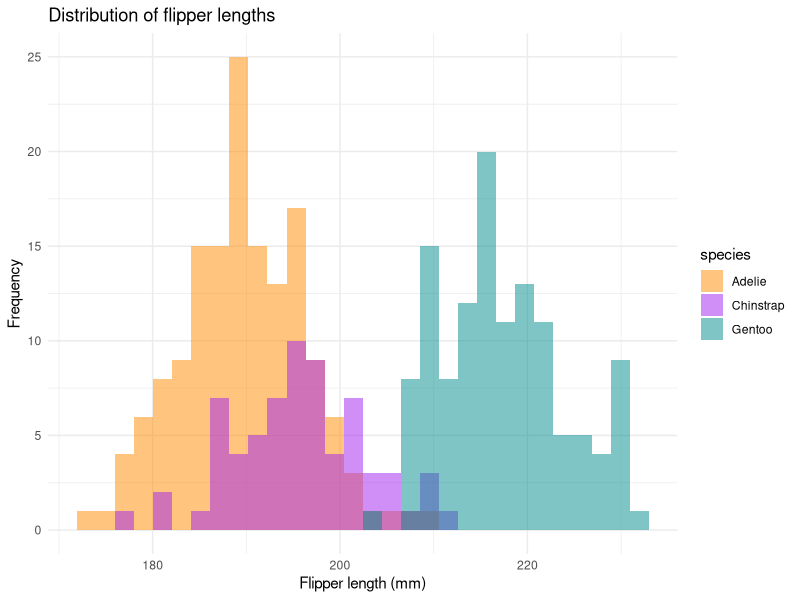
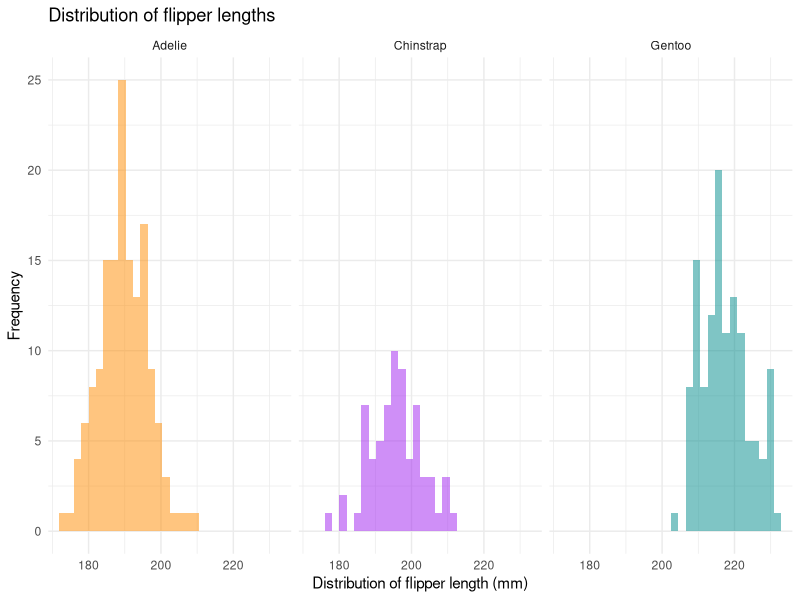
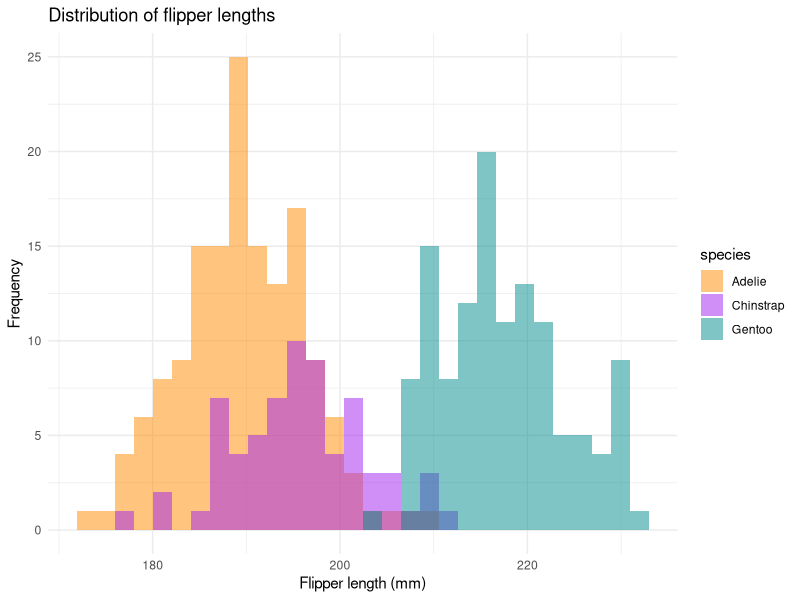
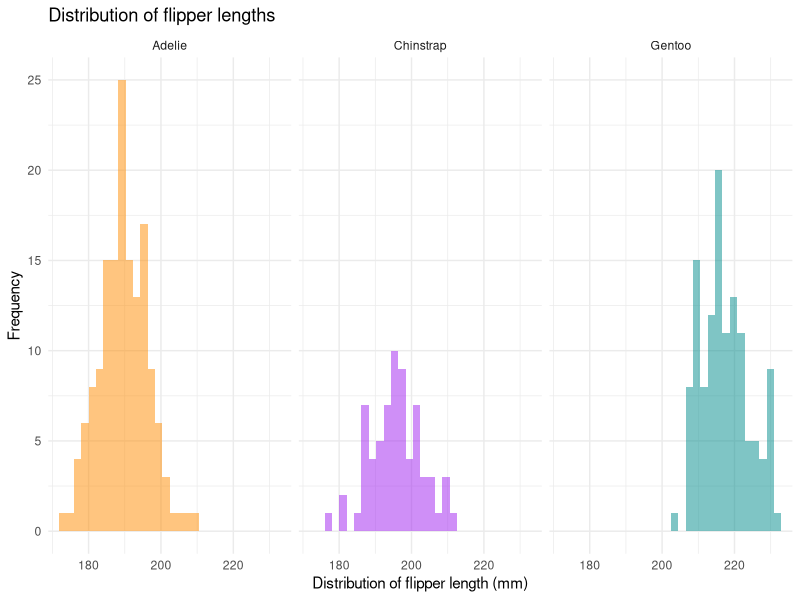
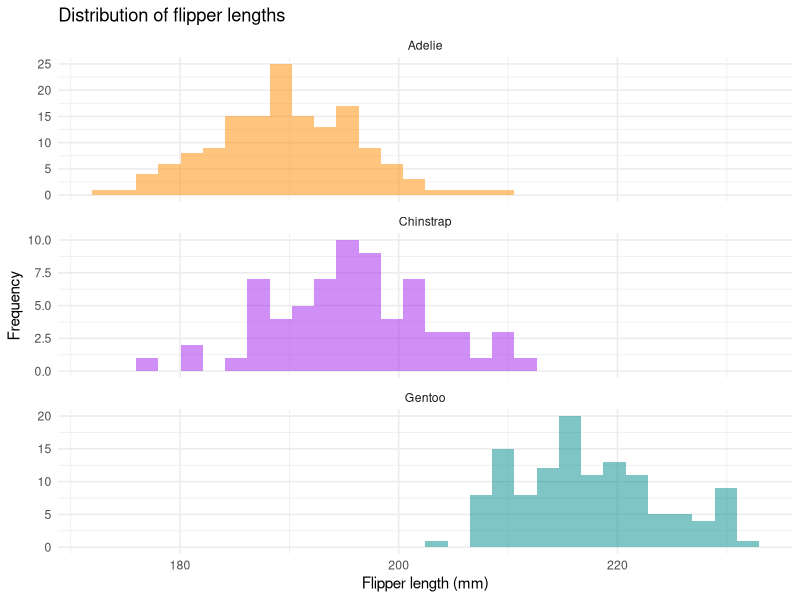
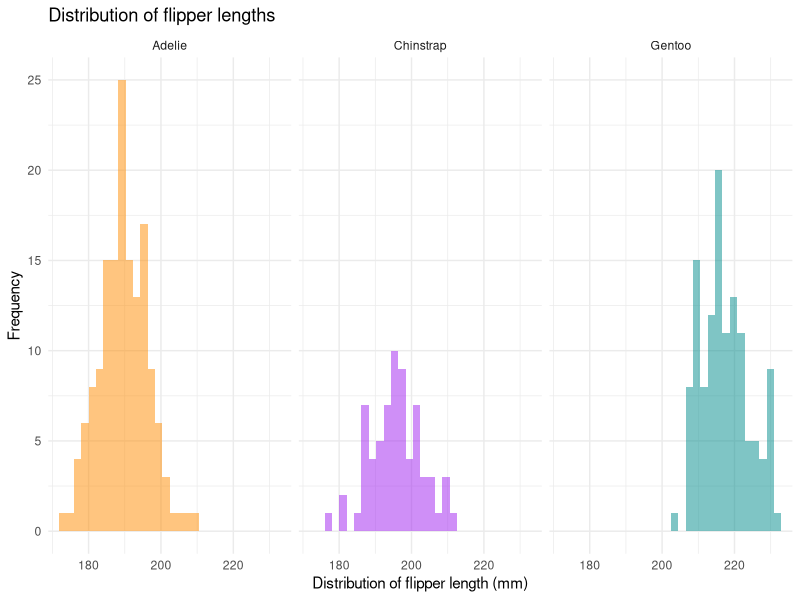
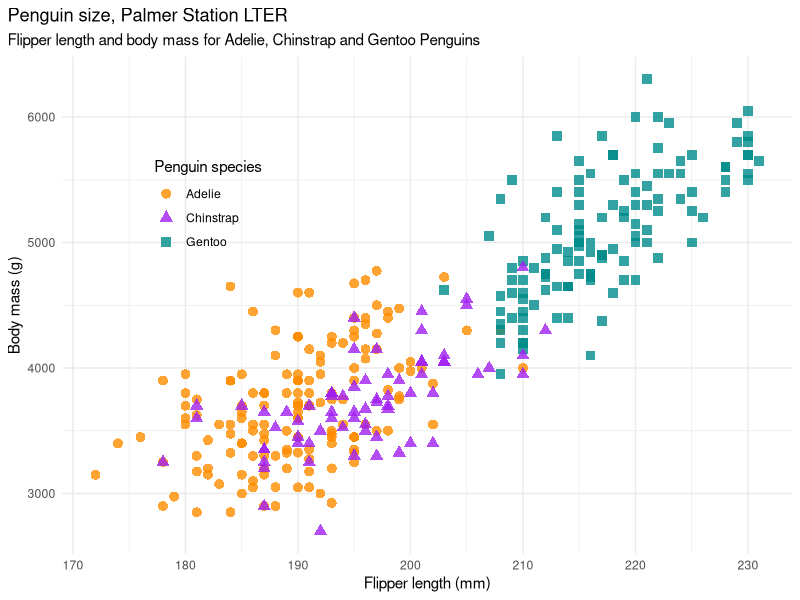
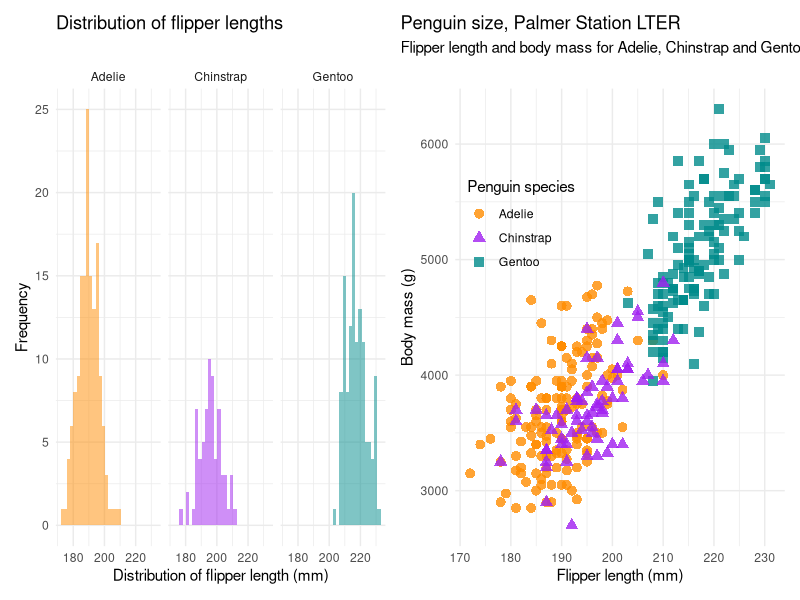

These figures' R source, in order:
## ---- chunk 1
knitr::opts_chunk$set(
	message = FALSE,
	warning = FALSE
)
options(htmltools.preserve.raw = FALSE)
library(tidyverse)
## ---- chunk 2
library(palmerpenguins)

flipper_hist_1 <- 
ggplot(data = penguins, aes(x = flipper_length_mm)) +
  geom_histogram(aes(fill = species), 
                 alpha = 0.5, 
                 position = "identity") +
  scale_fill_manual(values = c("darkorange","purple","cyan4")) +
  labs(x = "Flipper length (mm)",
       y = "Frequency",
       title = "Distribution of flipper lengths")+
  theme_minimal()


flipper_hist_2 <- ggplot(data = penguins, aes(x = flipper_length_mm)) +
  facet_wrap(~species)+
  geom_histogram(aes(fill = species), 
                 alpha = 0.5, 
                 position = "identity") +
  scale_fill_manual(values = c("darkorange","purple","cyan4")) +
  labs(x = "Distribution of flipper length (mm)",
       y = "Frequency",
       title = "Distribution of flipper lengths")+
  theme_minimal()+
  theme(legend.position = "none")
## ---- chunk 3
flipper_hist_1
## ---- chunk 4
flipper_hist_2
## ---- chunk 5
flipper_hist_1
## ---- chunk 6
flipper_hist_2
## ---- chunk 7
flipper_hist_3 <- ggplot(data = penguins, 
       aes(x = flipper_length_mm)) +
  geom_histogram(aes(fill = species), 
                 alpha = 0.5, 
                 position = "identity") + 
  scale_fill_manual(values = 
          c("darkorange","purple","cyan4")) +
  labs(x = "Flipper length (mm)",
       y = "Frequency",
       title = "Distribution of flipper lengths")+
  theme_minimal()+
  facet_wrap(~species, nrow=3, scales="free_y")+
  theme(legend.position = "none")
## ---- chunk 8
flipper_hist_3
## ---- chunk 9
flipper_hist_2
## ---- chunk 10
mass_flipper <- ggplot(data = penguins, 
                       aes(x = flipper_length_mm,
                           y = body_mass_g)) +
  geom_point(aes(color = species, 
                 shape = species),
             size = 3,
             alpha = 0.8) +
  scale_color_manual(values = c("darkorange","purple","cyan4")) +
  labs(title = "Penguin size, Palmer Station LTER",
       subtitle = "Flipper length and body mass for Adelie, Chinstrap and Gentoo Penguins",
       x = "Flipper length (mm)",
       y = "Body mass (g)",
       color = "Penguin species",
       shape = "Penguin species") +
  theme_minimal()+
  theme(legend.position = c(0.2, 0.7),
        plot.title.position = "plot",
        plot.caption = element_text(hjust = 0, face= "italic"),
        plot.caption.position = "plot")
## ---- chunk 11
mass_flipper
## ---- chunk 12
library(patchwork)
combined_plot_1 <- flipper_hist_2 + mass_flipper
## ---- chunk 13
combined_plot_1
## ---- chunk 14
p1 <- ggplot(mtcars) + 
  geom_point(aes(mpg, disp)) + 
  ggtitle('Plot 1')

p2 <- ggplot(mtcars) + 
  geom_boxplot(aes(gear, disp, group = gear)) + 
  ggtitle('Plot 2')

p3 <- ggplot(mtcars) + 
  geom_point(aes(hp, wt, colour = mpg)) + 
  ggtitle('Plot 3')

p4 <- ggplot(mtcars) + 
  geom_bar(aes(gear)) + 
  facet_wrap(~cyl) + 
  ggtitle('Plot 4')

p1a <- ggplot(mtcars) + 
  geom_point(aes(mpg, disp, colour = mpg, size = wt)) + 
  ggtitle('Plot 1a')
## ---- chunk 15
patchwork_example <- p1 + p2 + p3 + p4 + 
  plot_layout(widths = c(2, 1),
              guides = 'collect' ) +
   plot_annotation(
     title = 'The surprising truth about mtcars')
## ---- chunk 16
patchwork_example
